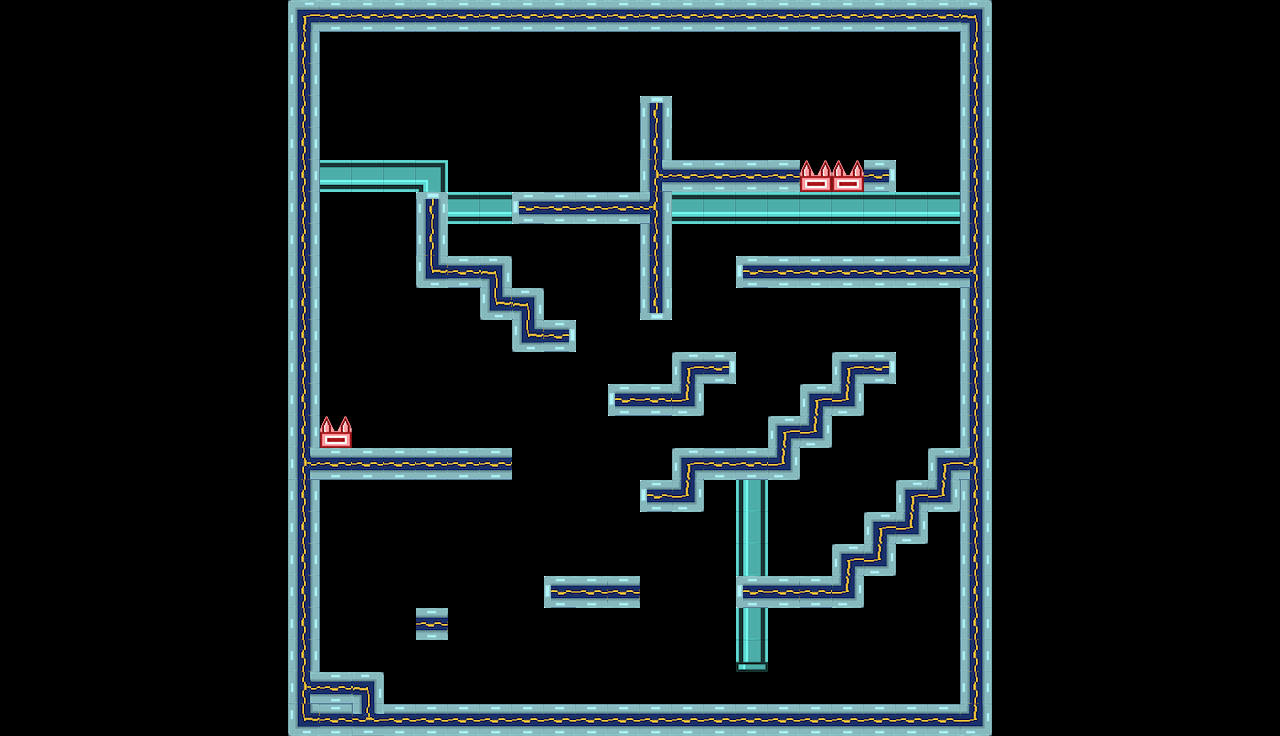

The image is a tile-based game level rendered from a .tmx file. Its description and source (layers, tilesets, objects; grid data summarised) follow:
An orthogonal 40x23 tile map with 32x32 px tiles, 2 tile layers (background, platforms) and 8 objects (5x BackObject, PlayerStart1, PlayerStart2, Exit).

<map version="1.0" tiledversion="1.0.3" orientation="orthogonal" renderorder="right-down" width="40" height="23" tilewidth="32" tileheight="32" nextobjectid="45">
 <properties>
  <property name="Back" value="back5" />
  <property name="Title" value="Separation Anxiety" />
 </properties>
 <tileset firstgid="1" source="tileset.tsx" />
 <layer name="background" width="40" height="23">
  <data>[920 cells, 37 non-empty, 5 distinct tile ids]</data>
 </layer>
 <layer name="platforms" width="40" height="23">
  <data>[920 cells, 575 non-empty, 18 distinct tile ids]</data>
 </layer>
 <objectgroup name="objects">
  <object id="4" name="P1" type="PlayerStart1" x="544" y="115" width="60" height="77" />
  <object id="5" name="P2" type="PlayerStart2" x="704" y="115" width="47" height="44" />
  <object id="16" name="exit" type="Exit" x="640" y="640" width="64" height="64" />
  <object id="40" name="BackObject" type="BackObject" x="346" y="58" width="82" height="64">
   <properties>
    <property name="frames" type="int" value="3" />
    <property name="speed" type="int" value="2" />
    <property name="sprite" value="screen" />
    <property name="style" type="int" value="2" />
   </properties>
  </object>
  <object id="41" name="BackObject" type="BackObject" x="386" y="507" width="82" height="64">
   <properties>
    <property name="frames" type="int" value="3" />
    <property name="speed" type="int" value="2" />
    <property name="sprite" value="screen" />
    <property name="style" type="int" value="2" />
   </properties>
  </object>
  <object id="42" name="BackObject" type="BackObject" x="347" y="340" width="180" height="96">
   <properties>
    <property name="frames" type="int" value="3" />
    <property name="speed" type="int" value="5" />
    <property name="sprite" value="meter" />
    <property name="style" type="int" value="2" />
   </properties>
  </object>
  <object id="43" name="BackObject" type="BackObject" x="768" y="640" width="160" height="64">
   <properties>
    <property name="frames" type="int" value="3" />
    <property name="speed" type="int" value="3" />
    <property name="sprite" value="station" />
    <property name="style" type="int" value="2" />
   </properties>
  </object>
  <object id="44" name="BackObject" type="BackObject" x="512" y="610" width="96" height="96">
   <properties>
    <property name="frames" type="int" value="1" />
    <property name="speed" type="int" value="10" />
    <property name="sprite" value="blood1" />
    <property name="style" type="int" value="2" />
   </properties>
  </object>
 </objectgroup>
</map>
